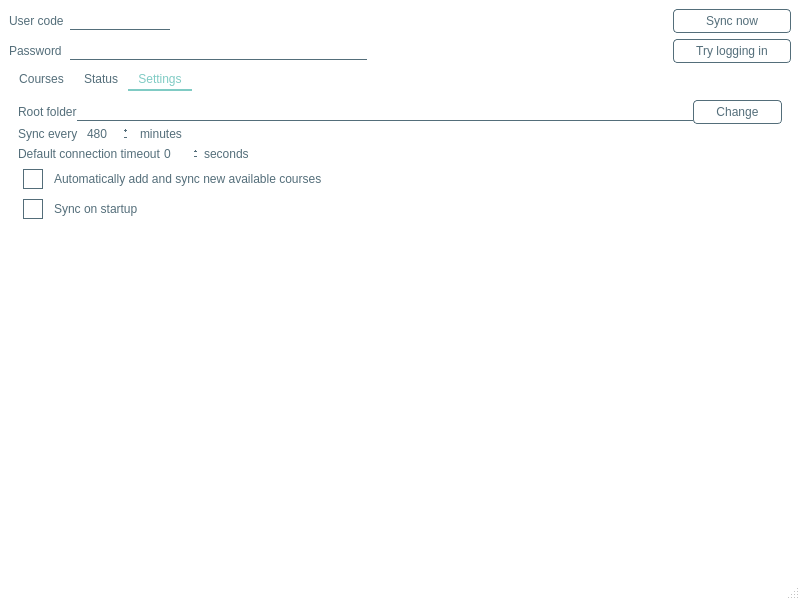
<?xml version="1.0" encoding="UTF-8"?>
<ui version="4.0">
 <author>Di Campli Raffaele</author>
 <class>Form</class>
 <widget class="QMainWindow" name="Form">
  <property name="windowModality">
   <enum>Qt::NonModal</enum>
  </property>
  <property name="enabled">
   <bool>true</bool>
  </property>
  <property name="geometry">
   <rect>
    <x>0</x>
    <y>0</y>
    <width>800</width>
    <height>600</height>
   </rect>
  </property>
  <property name="minimumSize">
   <size>
    <width>800</width>
    <height>600</height>
   </size>
  </property>
  <property name="windowTitle">
   <string>PoliBeePSync</string>
  </property>
  <property name="windowIcon">
   <iconset resource="../uglytheme.qrc">
    <normaloff>:/root/imgs/icons/polibeepsync.svg</normaloff>:/root/imgs/icons/polibeepsync.svg</iconset>
  </property>
  <property name="styleSheet">
   <string notr="true">/* https://github.com/martinrotter/qt-material-stylesheet */

QWidget:window {					/* Borders around the code editor and debug window */
	border: 0px solid #FFFFFF;
	background-color: #FFFFFF;
}

QToolTip {
	background-color: #80CBC4;
	color: black;
    padding: 5px;
    border-radius: 0;
    opacity: 200;
}

/* ==================== Dialog ==================== */
QLabel {
	background: transparent;
	color: #CFD8DC;				/* Not sure about this one */
}

QDialog, QListView {
	background-color: #FFFFFF;
	color: #546E7A;
	outline: 0;
	border: 2px solid transparent;
}

QListView::item:hover {
	color: #AFBDC4;
	background: transparent;
}


QListView::item:selected {
	color: #ffffff;
	background: transparent;
}

/* === QTabBar === */
QTabBar {
	background: #FFFFFF;
}

QTabWidget::pane {
	background: transparent;	/* Only at the very bottom of the tabs */
}

QTabBar::tab {
	background: transparent;
	border: 0px solid transparent;
	border-bottom: 2px solid transparent;
	color: #546E7A;
	padding-left: 10px;
	padding-right: 10px;
	padding-top: 3px;
	padding-bottom: 3px;
}

QTabBar::tab:hover {
	background-color: transparent;
	border: 0px solid transparent;
	border-bottom: 2px solid #80CBC4;
	color: #AFBDC4;
}

QTabBar::tab:selected {
	background-color: transparent;
	border: 0px solid transparent;
	border-top: none;
	border-bottom: 2px solid #80CBC4;
	color: #80CBC4;
}

QStackedWidget {
	background: #FFFFFF;	/* This covers a bunch of things, I was thinking about making it transparent, */
							/* but I would have to find all the other elements... but QTabWidget::pane may be it */
}


/* === QGroupBox === */
QGroupBox {
    border: 1px solid transparent;
    margin-top: 1em;
}

QGroupBox::title {
	color: #80CBC4;
    subcontrol-origin: margin;
    left: 6px;
    padding: 0 3px 0 3px;
}

QComboBox {
	color: #546E7A;
	background-color: transparent;
	selection-background-color: transparent;
	outline: 0;
}

QComboBox QAbstractItemView
{    
    selection-background-color: transparent;
	outline: 0;
}

/* === QCheckBox === */
QCheckBox, QRadioButton {
	color: #546E7A;
}
QCheckBox::indicator {
	height: 18%;
	width: 18%;
	margin: 5%;
}

QCheckBox::indicator::unchecked  {
	background-color: #FFFFFF;
	border: 1px solid #536D79;
}

QRadioButton::indicator::unchecked {
	background-color: #FFFFFF;
	border: 1px solid #536D79;
	border-radius: 4px;
}

QCheckBox::indicator::checked, QTreeView::indicator::checked {
	background-color: qradialgradient(cx:0.5, cy:0.5, fx:0.25, fy:0.15, radius:0.3, stop:0 #80CBC4, stop:1 #FFFFFF);
	border: 1px solid #536D79;
}

QRadioButton::indicator::checked {
	background-color: qradialgradient(cx:0.5, cy:0.5, fx:0.25, fy:0.15, radius:0.3, stop:0 #80CBC4, stop:1 #FFFFFF);
	border: 1px solid #536D79;
	border-radius: 4px;
}

QCheckBox::indicator:disabled, QRadioButton::indicator:disabled, QTreeView::indicator:disabled {
	background-color: #444444;			/* Not sure what this looks like */
}

QCheckBox::indicator::checked:disabled, QRadioButton::indicator::checked:disabled, QTreeView::indicator::checked:disabled {  
	background-color: qradialgradient(cx:0.5, cy:0.5, fx:0.25, fy:0.15, radius:0.3, stop:0 #BBBBBB, stop:1 #444444); /* Not sure what this looks like */
}

QTreeView {
	background-color: transparent;
	color: #546E7A;
	outline: 0;
	border: 0;
}

QTreeView::item:hover {
	background-color: transparent;
	color: #AFBDC4;
}

QTreeView::item:selected {
	background-color: transparent;
	color: #FFFFFF;
}

QTreeView QHeaderView:section {
	background-color: #FFFFFF;
	color: #CFD8DC;
	border: 0;
}

QTreeView::indicator:checked {
	background-color: qradialgradient(cx:0.5, cy:0.5, fx:0.25, fy:0.15, radius:0.3, stop:0 #80CBC4, stop:1 #FFFFFF);
	border: 1px solid #536D79;
	selection-background-color: transparent;
}

QTreeView::indicator:unchecked {			/* This and the one above style the checkbox in the Options -&gt; Keyboard */
	background-color: #FFFFFF;				/* This is still a hover over in blue I can't get rid of */
	border: 1px solid #536D79;
	selection-background-color: transparent;
}

/*QTreeView QScrollBar {
	background-color: #FFFFFF
}*/

QTreeView::branch {
	/* Skip - applies to everything */
}

QTreeView::branch:has-siblings:adjoins-item {
	/* Skip - files */
}

QTreeView::branch:has-siblings:!adjoins-item {
	/* Skip - applies to almost all on the left side */
}

QTreeView::branch:closed:has-children:has-siblings {
	background: url('./images/rightarrowgray.png') center center no-repeat;
}

QTreeView::branch:has-children:!has-siblings:closed {
	background: url('./images/rightarrowgray.png') center center no-repeat;
}

QTreeView::branch:!has-children:!has-siblings:adjoins-item {
	/* Skip - files */
}

QTreeView::branch:open:has-children:has-siblings {
	background: url('./images/downarrowgray.png') center center no-repeat;
}

QTreeView::branch:open:has-children:!has-siblings {
	background: url('./images/downarrowgray.png') center center no-repeat;
}

/* === QScrollBar:horizontal === */
QScrollBar:horizontal {
	background: #FFFFFF;				/* Background where slider is not */
	height: 10px;
	margin: 0;
}

QScrollBar:vertical {
	background: #FFFFFF;				/* Background where slider is not */
	width: 10px;
	margin: 0;
}

QScrollBar::handle:horizontal {
    background: #AFBDC4;					/* Slider color */
    min-width: 16px;
	border-radius: 5px;
}

QScrollBar::handle:vertical {
    background: #AFBDC4;					/* Slider color */
    min-height: 16px;
	border-radius: 5px;
}

QScrollBar::add-page:horizontal, QScrollBar::sub-page:horizontal,
QScrollBar::add-page:vertical, QScrollBar::sub-page:vertical {
	background: none;												/* Removes the dotted background */
}

QScrollBar::add-line:horizontal, QScrollBar::sub-line:horizontal,
QScrollBar::add-line:vertical, QScrollBar::sub-line:vertical {	/* Hides the slider arrows */
      border: none;
      background: none;
}

QPushButton {
	background-color: transparent;
	color: #546E7A;
	border: 1px solid #546E7A;
	border-radius: 4px;
	padding: 4px 22px;
}

QPushButton:hover {
	color: #AFBDC4;
	border-radius: 4px;
	border-color: #AFBDC4;
}

QPushButton:pressed {
	color: #80CBC4;
	border-radius: 4px;
	border-color: #80CBC4;
}

QLineEdit {
	background: transparent;
	border: 1px solid transparent;
	border-bottom: 1px solid #546E7A;
	color: #546E7A;
}

QLineEdit:hover {
	background: transparent;
	border: 1px solid transparent;
	border-bottom: 2px solid #80CBC4;
	color: #546E7A;
}

QSpinBox {
	background: transparent;
	border: 1px solid transparent;
	color: #546E7A;
}

/*****************************************************************************
Main Screen
*****************************************************************************/
QTreeView {
	background-color: #FFFFFF;
}

QMenu {
	background-color: #FFFFFF;		/* File Menu Background color */
	color: #546E7A;
}

QMenu::item:selected {
	color: #AFBDC4;
}

QMenu::item:pressed {
	color: #FFFFFF;
}

QMenu::separator {
	height: 1px;
	background: transparent;			/* Could change this to #546E7A and reduce the margin top and bottom to 1px */
	margin-left: 10px;
	margin-right: 10px;
	margin-top: 5px;
	margin-bottom: 5px;
}

/* === QMenuBar === */
QMenuBar {
	background-color: #FFFFFF;
	color: #546E7A;
}

QMenuBar::item {
	background: transparent;
}

QMenuBar::item:disabled {
	color: gray;
}

QMenuBar::item:selected {
	color: #AFBDC4;
}

QMenuBar::item:pressed {
	color: #FFFFFF;
}

QToolBar {
	background: #FFFFFF;
	border: 1px solid transparent;
}

QToolBar:handle {
	background: transparent;
	border-left: 2px dotted #80CBC4;	/* Fix the 4 handle dots so it doesn't look crappy */
	color: transparent;
}

QToolBar::separator {
	border: 0;
}

/* === QToolButton === */
QToolButton:hover, QToolButton:pressed {
	background-color: transparent;
}

QToolButton::menu-button {
	background: url('./images/downarrowgray.png') center center no-repeat;
	background-color: #FFFFFF;												/* This needs to be set to ensure the other brown arrows don't show */
}

QToolButton::menu-button:hover, QToolButton::menu-button:pressed {
	background-color: #FFFFFF;
}

QStatusBar {
	background-color: #FFFFFF;
}

QLabel {
	color: #546E7A;		/* Text at the bottom right corner of the screen */
}

QToolButton {	/* I don't like how the items depress */
	color: #546E7A;
}

QToolButton:hover, QToolButton:pressed, QToolButton:checked {
	background-color: #FFFFFF;
}

QToolButton:hover {
	color: #AFBDC4;

}

QToolButton:checked, QToolButton:pressed {
	color: #FFFFFF;
}


QToolButton {
	border: 1px solid transparent;
	margin: 1px;
}

QToolButton:hover {
	background-color: transparent;				/* I don't like how the down arrows in the top menu bar move down when clicked */
	border: 1px solid transparent;
}

QToolButton[popupMode=&quot;1&quot;] { /* only for MenuButtonPopup */
	padding-right: 20px; /* make way for the popup button */
}

QToolButton::menu-button {
	border-left: 1px solid transparent;
	background: transparent;
    width: 16px;
}

QToolButton::menu-button:hover {
	border-left: 1px solid transparent;
	background: transparent;
    width: 16px;
}

QStatusBar::item {
	color: #546E7A;
	background-color: #FFFFFF;
}

QAbstractScrollArea  {	/* Borders around the code editor and debug window */
	border: 0;
}

/*****************************************************************************
Play around with these settings
*****************************************************************************/

/* Force the dialog's buttons to follow the Windows guidelines. */
QDialogButtonBox {
    button-layout: 0;
}

QTabWidget::tab-bar {
	left: 0px; /* Test this out on OS X, it will affect the tabs in the Options Dialog, on OS X they are centered */
}


QTextEdit {
	color: #546E7A;
}

QStatusBar {
	color: #546E7A;
}

QProgressBar {
	color: #546E7A;
}

QProgressBar::chunk:horizontal {
	background: #80CBC4;
}

</string>
  </property>
  <property name="toolButtonStyle">
   <enum>Qt::ToolButtonIconOnly</enum>
  </property>
  <property name="documentMode">
   <bool>false</bool>
  </property>
  <widget class="QWidget" name="centralwidget">
   <property name="enabled">
    <bool>true</bool>
   </property>
   <property name="minimumSize">
    <size>
     <width>800</width>
     <height>552</height>
    </size>
   </property>
   <property name="autoFillBackground">
    <bool>false</bool>
   </property>
   <layout class="QVBoxLayout" name="verticalLayout">
    <item>
     <layout class="QGridLayout" name="gridLayout">
      <item row="0" column="0">
       <widget class="QLabel" name="label">
        <property name="text">
         <string>User code</string>
        </property>
        <property name="buddy">
         <cstring>userCode</cstring>
        </property>
       </widget>
      </item>
      <item row="1" column="0">
       <widget class="QLabel" name="label_2">
        <property name="text">
         <string>Password</string>
        </property>
        <property name="buddy">
         <cstring>password</cstring>
        </property>
       </widget>
      </item>
      <item row="0" column="1">
       <layout class="QHBoxLayout" name="horizontalLayout_3" stretch="2,10">
        <property name="topMargin">
         <number>0</number>
        </property>
        <item>
         <widget class="QLineEdit" name="userCode"/>
        </item>
        <item>
         <spacer name="horizontalSpacer_2">
          <property name="orientation">
           <enum>Qt::Horizontal</enum>
          </property>
          <property name="sizeType">
           <enum>QSizePolicy::MinimumExpanding</enum>
          </property>
          <property name="sizeHint" stdset="0">
           <size>
            <width>400</width>
            <height>20</height>
           </size>
          </property>
         </spacer>
        </item>
       </layout>
      </item>
      <item row="1" column="1">
       <layout class="QHBoxLayout" name="horizontalLayout_5" stretch="5,5">
        <property name="topMargin">
         <number>0</number>
        </property>
        <item>
         <widget class="QLineEdit" name="password">
          <property name="inputMask">
           <string/>
          </property>
          <property name="text">
           <string/>
          </property>
          <property name="echoMode">
           <enum>QLineEdit::Password</enum>
          </property>
         </widget>
        </item>
        <item>
         <spacer name="horizontalSpacer_3">
          <property name="orientation">
           <enum>Qt::Horizontal</enum>
          </property>
          <property name="sizeType">
           <enum>QSizePolicy::MinimumExpanding</enum>
          </property>
          <property name="sizeHint" stdset="0">
           <size>
            <width>300</width>
            <height>20</height>
           </size>
          </property>
         </spacer>
        </item>
       </layout>
      </item>
      <item row="0" column="2">
       <widget class="QPushButton" name="syncNow">
        <property name="text">
         <string>Sync now</string>
        </property>
       </widget>
      </item>
      <item row="1" column="2">
       <widget class="QPushButton" name="trylogin">
        <property name="minimumSize">
         <size>
          <width>101</width>
          <height>0</height>
         </size>
        </property>
        <property name="text">
         <string>Try logging in</string>
        </property>
       </widget>
      </item>
     </layout>
    </item>
    <item>
     <widget class="QTabWidget" name="tabWidget">
      <property name="sizePolicy">
       <sizepolicy hsizetype="Preferred" vsizetype="Preferred">
        <horstretch>0</horstretch>
        <verstretch>10</verstretch>
       </sizepolicy>
      </property>
      <property name="minimumSize">
       <size>
        <width>0</width>
        <height>0</height>
       </size>
      </property>
      <property name="maximumSize">
       <size>
        <width>16777215</width>
        <height>2000000</height>
       </size>
      </property>
      <property name="mouseTracking">
       <bool>true</bool>
      </property>
      <property name="tabShape">
       <enum>QTabWidget::Rounded</enum>
      </property>
      <property name="currentIndex">
       <number>2</number>
      </property>
      <property name="documentMode">
       <bool>false</bool>
      </property>
      <property name="tabsClosable">
       <bool>false</bool>
      </property>
      <property name="movable">
       <bool>false</bool>
      </property>
      <property name="tabBarAutoHide">
       <bool>false</bool>
      </property>
      <widget class="QWidget" name="courses_tab">
       <attribute name="title">
        <string>Courses</string>
       </attribute>
       <layout class="QVBoxLayout" name="verticalLayout_3">
        <item>
         <layout class="QVBoxLayout" name="courses_layout">
          <item>
           <layout class="QHBoxLayout" name="horizontalLayout_2">
            <property name="topMargin">
             <number>0</number>
            </property>
            <item>
             <widget class="QPushButton" name="refreshCourses">
              <property name="text">
               <string>Refresh list</string>
              </property>
             </widget>
            </item>
            <item>
             <widget class="QPushButton" name="AddCourse">
              <property name="text">
               <string>Add Course</string>
              </property>
             </widget>
            </item>
            <item>
             <spacer name="horizontalSpacer">
              <property name="orientation">
               <enum>Qt::Horizontal</enum>
              </property>
              <property name="sizeHint" stdset="0">
               <size>
                <width>40</width>
                <height>20</height>
               </size>
              </property>
             </spacer>
            </item>
           </layout>
          </item>
          <item>
           <widget class="QTableWidget" name="coursesView2">
            <property name="minimumSize">
             <size>
              <width>758</width>
              <height>0</height>
             </size>
            </property>
            <property name="maximumSize">
             <size>
              <width>1920</width>
              <height>1080</height>
             </size>
            </property>
            <property name="lineWidth">
             <number>1</number>
            </property>
            <property name="midLineWidth">
             <number>0</number>
            </property>
            <property name="sortingEnabled">
             <bool>false</bool>
            </property>
            <attribute name="horizontalHeaderVisible">
             <bool>false</bool>
            </attribute>
            <attribute name="horizontalHeaderCascadingSectionResizes">
             <bool>false</bool>
            </attribute>
            <attribute name="horizontalHeaderMinimumSectionSize">
             <number>50</number>
            </attribute>
            <attribute name="horizontalHeaderDefaultSectionSize">
             <number>200</number>
            </attribute>
            <attribute name="horizontalHeaderHighlightSections">
             <bool>true</bool>
            </attribute>
            <attribute name="horizontalHeaderShowSortIndicator" stdset="0">
             <bool>true</bool>
            </attribute>
            <attribute name="horizontalHeaderStretchLastSection">
             <bool>true</bool>
            </attribute>
            <attribute name="verticalHeaderVisible">
             <bool>false</bool>
            </attribute>
            <attribute name="verticalHeaderHighlightSections">
             <bool>false</bool>
            </attribute>
            <row>
             <property name="text">
              <string>kek</string>
             </property>
            </row>
            <column>
             <property name="text">
              <string>Name</string>
             </property>
            </column>
            <column>
             <property name="text">
              <string>Sync</string>
             </property>
            </column>
            <column>
             <property name="text">
              <string>Save as</string>
             </property>
             <property name="textAlignment">
              <set>AlignLeading|AlignVCenter</set>
             </property>
            </column>
            <column>
             <property name="text">
              <string>Download %</string>
             </property>
            </column>
            <item row="0" column="0">
             <property name="text">
              <string>ciao</string>
             </property>
            </item>
            <item row="0" column="1">
             <property name="text">
              <string>si</string>
             </property>
            </item>
            <item row="0" column="2">
             <property name="text">
              <string>no</string>
             </property>
            </item>
            <item row="0" column="3">
             <property name="text">
              <string>10</string>
             </property>
            </item>
           </widget>
          </item>
         </layout>
        </item>
       </layout>
      </widget>
      <widget class="QWidget" name="status_tab">
       <property name="sizePolicy">
        <sizepolicy hsizetype="Preferred" vsizetype="Preferred">
         <horstretch>0</horstretch>
         <verstretch>0</verstretch>
        </sizepolicy>
       </property>
       <attribute name="title">
        <string>Status</string>
       </attribute>
       <layout class="QVBoxLayout" name="verticalLayout_2">
        <item>
         <layout class="QHBoxLayout" name="horizontalLayout_6">
          <property name="spacing">
           <number>0</number>
          </property>
          <property name="sizeConstraint">
           <enum>QLayout::SetDefaultConstraint</enum>
          </property>
          <property name="leftMargin">
           <number>0</number>
          </property>
          <property name="topMargin">
           <number>0</number>
          </property>
          <item alignment="Qt::AlignLeft">
           <widget class="QPushButton" name="check_version">
            <property name="text">
             <string>Check for new version</string>
            </property>
           </widget>
          </item>
          <item alignment="Qt::AlignLeft|Qt::AlignVCenter">
           <widget class="QLabel" name="version_label">
            <property name="sizePolicy">
             <sizepolicy hsizetype="Expanding" vsizetype="Fixed">
              <horstretch>0</horstretch>
              <verstretch>0</verstretch>
             </sizepolicy>
            </property>
            <property name="minimumSize">
             <size>
              <width>0</width>
              <height>0</height>
             </size>
            </property>
            <property name="frameShape">
             <enum>QFrame::NoFrame</enum>
            </property>
            <property name="frameShadow">
             <enum>QFrame::Plain</enum>
            </property>
            <property name="text">
             <string/>
            </property>
            <property name="textFormat">
             <enum>Qt::RichText</enum>
            </property>
            <property name="scaledContents">
             <bool>true</bool>
            </property>
            <property name="margin">
             <number>0</number>
            </property>
            <property name="indent">
             <number>4</number>
            </property>
            <property name="openExternalLinks">
             <bool>true</bool>
            </property>
            <property name="buddy">
             <cstring></cstring>
            </property>
           </widget>
          </item>
          <item>
           <spacer name="horizontalSpacer_5">
            <property name="orientation">
             <enum>Qt::Horizontal</enum>
            </property>
            <property name="sizeHint" stdset="0">
             <size>
              <width>40</width>
              <height>20</height>
             </size>
            </property>
           </spacer>
          </item>
          <item alignment="Qt::AlignRight">
           <widget class="QPushButton" name="about">
            <property name="text">
             <string>About</string>
            </property>
           </widget>
          </item>
         </layout>
        </item>
        <item>
         <widget class="QTextEdit" name="status">
          <property name="enabled">
           <bool>true</bool>
          </property>
          <property name="acceptDrops">
           <bool>false</bool>
          </property>
          <property name="autoFillBackground">
           <bool>false</bool>
          </property>
          <property name="frameShape">
           <enum>QFrame::StyledPanel</enum>
          </property>
          <property name="frameShadow">
           <enum>QFrame::Sunken</enum>
          </property>
          <property name="undoRedoEnabled">
           <bool>false</bool>
          </property>
          <property name="readOnly">
           <bool>true</bool>
          </property>
          <property name="textInteractionFlags">
           <set>Qt::LinksAccessibleByKeyboard|Qt::LinksAccessibleByMouse|Qt::TextBrowserInteraction|Qt::TextSelectableByKeyboard|Qt::TextSelectableByMouse</set>
          </property>
         </widget>
        </item>
       </layout>
      </widget>
      <widget class="QWidget" name="settings_tab">
       <property name="enabled">
        <bool>true</bool>
       </property>
       <attribute name="title">
        <string>Settings</string>
       </attribute>
       <layout class="QVBoxLayout" name="verticalLayout_4">
        <property name="spacing">
         <number>6</number>
        </property>
        <item>
         <layout class="QVBoxLayout" name="verticalLayout_5">
          <property name="spacing">
           <number>0</number>
          </property>
          <property name="sizeConstraint">
           <enum>QLayout::SetDefaultConstraint</enum>
          </property>
          <property name="topMargin">
           <number>0</number>
          </property>
          <item>
           <layout class="QHBoxLayout" name="horizontalLayout_7">
            <item>
             <widget class="QLabel" name="label_4">
              <property name="text">
               <string>Root folder</string>
              </property>
              <property name="buddy">
               <cstring>rootfolder</cstring>
              </property>
             </widget>
            </item>
            <item>
             <widget class="QLineEdit" name="rootfolder"/>
            </item>
            <item>
             <widget class="QPushButton" name="changeRootFolder">
              <property name="text">
               <string>Change</string>
              </property>
             </widget>
            </item>
           </layout>
          </item>
          <item>
           <layout class="QHBoxLayout" name="horizontalLayout_4">
            <property name="spacing">
             <number>6</number>
            </property>
            <property name="sizeConstraint">
             <enum>QLayout::SetDefaultConstraint</enum>
            </property>
            <item alignment="Qt::AlignLeft">
             <widget class="QLabel" name="label_5">
              <property name="text">
               <string>Sync every</string>
              </property>
              <property name="scaledContents">
               <bool>false</bool>
              </property>
              <property name="margin">
               <number>0</number>
              </property>
              <property name="indent">
               <number>-1</number>
              </property>
              <property name="textInteractionFlags">
               <set>Qt::NoTextInteraction</set>
              </property>
              <property name="buddy">
               <cstring>timerMinutes</cstring>
              </property>
             </widget>
            </item>
            <item alignment="Qt::AlignLeft">
             <widget class="QSpinBox" name="timerMinutes">
              <property name="maximumSize">
               <size>
                <width>68</width>
                <height>28</height>
               </size>
              </property>
              <property name="frame">
               <bool>true</bool>
              </property>
              <property name="alignment">
               <set>Qt::AlignLeading|Qt::AlignLeft|Qt::AlignVCenter</set>
              </property>
              <property name="buttonSymbols">
               <enum>QAbstractSpinBox::PlusMinus</enum>
              </property>
              <property name="specialValueText">
               <string/>
              </property>
              <property name="accelerated">
               <bool>false</bool>
              </property>
              <property name="showGroupSeparator" stdset="0">
               <bool>false</bool>
              </property>
              <property name="suffix">
               <string/>
              </property>
              <property name="prefix">
               <string/>
              </property>
              <property name="maximum">
               <number>4800</number>
              </property>
              <property name="value">
               <number>480</number>
              </property>
             </widget>
            </item>
            <item alignment="Qt::AlignLeft">
             <widget class="QLabel" name="label_6">
              <property name="text">
               <string>minutes</string>
              </property>
              <property name="buddy">
               <cstring>timerMinutes</cstring>
              </property>
             </widget>
            </item>
            <item>
             <spacer name="horizontalSpacer_4">
              <property name="orientation">
               <enum>Qt::Horizontal</enum>
              </property>
              <property name="sizeHint" stdset="0">
               <size>
                <width>40</width>
                <height>20</height>
               </size>
              </property>
             </spacer>
            </item>
           </layout>
          </item>
          <item>
           <layout class="QHBoxLayout" name="horizontalLayout">
            <item>
             <widget class="QLabel" name="label_3">
              <property name="text">
               <string>Default connection timeout</string>
              </property>
             </widget>
            </item>
            <item>
             <widget class="QSpinBox" name="timeout">
              <property name="buttonSymbols">
               <enum>QAbstractSpinBox::PlusMinus</enum>
              </property>
              <property name="suffix">
               <string/>
              </property>
              <property name="maximum">
               <number>300</number>
              </property>
             </widget>
            </item>
            <item>
             <widget class="QLabel" name="label_7">
              <property name="text">
               <string>seconds</string>
              </property>
             </widget>
            </item>
            <item>
             <spacer name="horizontalSpacer_6">
              <property name="orientation">
               <enum>Qt::Horizontal</enum>
              </property>
              <property name="sizeHint" stdset="0">
               <size>
                <width>40</width>
                <height>20</height>
               </size>
              </property>
             </spacer>
            </item>
           </layout>
          </item>
          <item>
           <widget class="QCheckBox" name="addSyncNewCourses">
            <property name="sizePolicy">
             <sizepolicy hsizetype="MinimumExpanding" vsizetype="MinimumExpanding">
              <horstretch>0</horstretch>
              <verstretch>0</verstretch>
             </sizepolicy>
            </property>
            <property name="minimumSize">
             <size>
              <width>420</width>
              <height>30</height>
             </size>
            </property>
            <property name="maximumSize">
             <size>
              <width>1920</width>
              <height>40</height>
             </size>
            </property>
            <property name="text">
             <string>Automatically add and sync new available courses</string>
            </property>
            <property name="iconSize">
             <size>
              <width>4</width>
              <height>4</height>
             </size>
            </property>
            <property name="checkable">
             <bool>true</bool>
            </property>
            <property name="checked">
             <bool>false</bool>
            </property>
            <property name="autoRepeat">
             <bool>false</bool>
            </property>
            <property name="tristate">
             <bool>false</bool>
            </property>
           </widget>
          </item>
          <item>
           <widget class="QCheckBox" name="startupSync">
            <property name="text">
             <string>Sync on startup</string>
            </property>
           </widget>
          </item>
          <item>
           <spacer name="verticalSpacer">
            <property name="orientation">
             <enum>Qt::Vertical</enum>
            </property>
            <property name="sizeType">
             <enum>QSizePolicy::MinimumExpanding</enum>
            </property>
            <property name="sizeHint" stdset="0">
             <size>
              <width>20</width>
              <height>2000</height>
             </size>
            </property>
           </spacer>
          </item>
         </layout>
        </item>
       </layout>
      </widget>
     </widget>
    </item>
   </layout>
  </widget>
  <widget class="QStatusBar" name="statusbar">
   <property name="enabled">
    <bool>true</bool>
   </property>
  </widget>
 </widget>
 <tabstops>
  <tabstop>userCode</tabstop>
  <tabstop>password</tabstop>
  <tabstop>syncNow</tabstop>
  <tabstop>trylogin</tabstop>
  <tabstop>tabWidget</tabstop>
  <tabstop>refreshCourses</tabstop>
  <tabstop>AddCourse</tabstop>
  <tabstop>coursesView2</tabstop>
  <tabstop>check_version</tabstop>
  <tabstop>about</tabstop>
  <tabstop>status</tabstop>
  <tabstop>rootfolder</tabstop>
  <tabstop>changeRootFolder</tabstop>
  <tabstop>timerMinutes</tabstop>
  <tabstop>addSyncNewCourses</tabstop>
  <tabstop>startupSync</tabstop>
 </tabstops>
 <resources>
  <include location="../uglytheme.qrc"/>
 </resources>
 <connections>
  <connection>
   <sender>trylogin</sender>
   <signal>pressed()</signal>
   <receiver>statusbar</receiver>
   <slot>clearMessage()</slot>
   <hints>
    <hint type="sourcelabel">
     <x>732</x>
     <y>65</y>
    </hint>
    <hint type="destinationlabel">
     <x>399</x>
     <y>599</y>
    </hint>
   </hints>
  </connection>
 </connections>
</ui>
